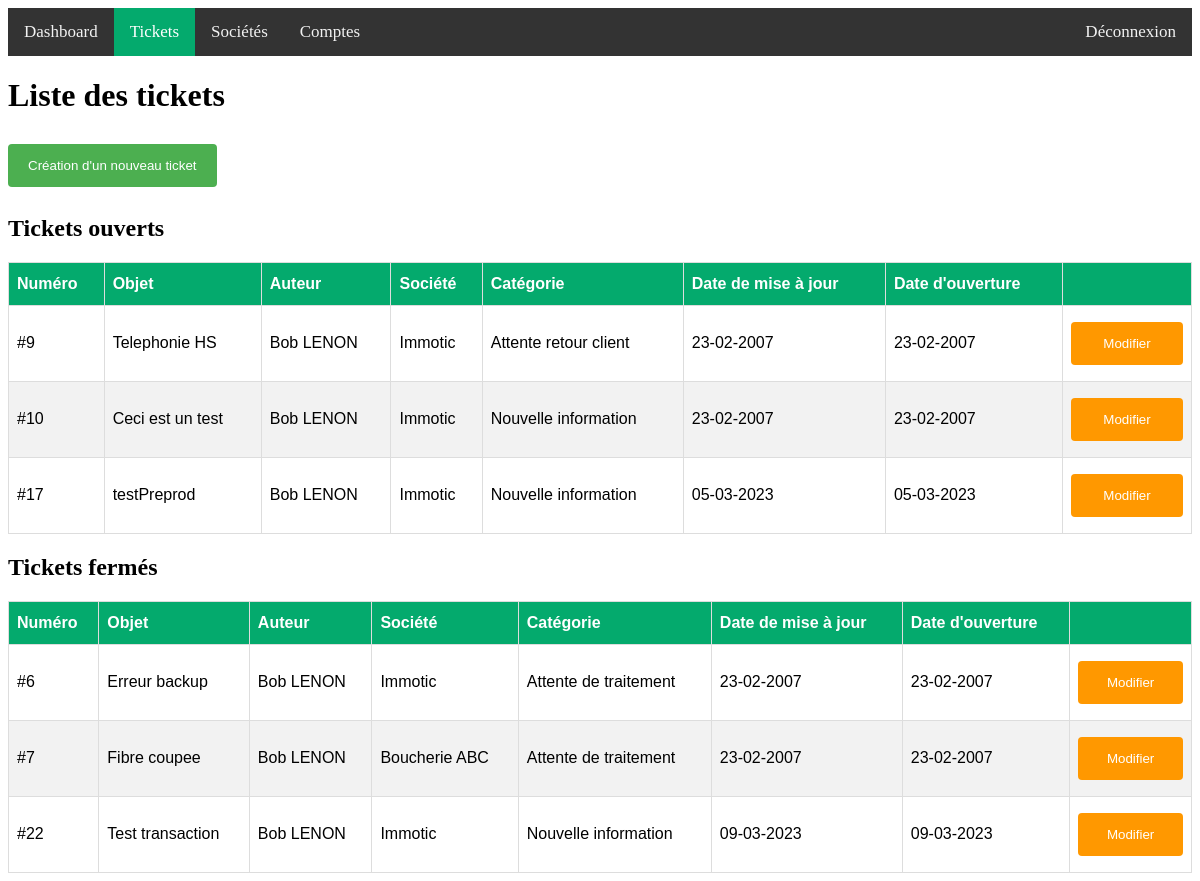
Screenshot of /tickets (signed in) with the database file from the repository.
### tables this page shows
CREATE TABLE IF NOT EXISTS `tickets` (
  `ticket_id` int(10) NOT NULL AUTO_INCREMENT,
  `ticket_isActive` int(10) NOT NULL DEFAULT '1',
  `ticket_title` varchar(100) NOT NULL,
  `ticket_content` longtext NOT NULL,
  `ticket_author` int(10) NOT NULL,
  `ticket_tenant` int(10) DEFAULT NULL,
  `ticket_category` int(10) NOT NULL DEFAULT '1',
  `ticket_openDate` datetime NOT NULL DEFAULT CURRENT_TIMESTAMP,
  `ticket_updateDate` datetime NOT NULL DEFAULT CURRENT_TIMESTAMP,
  PRIMARY KEY (`ticket_id`),
  KEY `ticket_tenant` (`ticket_tenant`),
  KEY `ticket_author` (`ticket_author`,`ticket_tenant`,`ticket_category`)
);

CREATE TABLE IF NOT EXISTS `users` (
  `user_id` int(10) NOT NULL AUTO_INCREMENT,
  `user_firstname` varchar(100) NOT NULL,
  `user_lastname` varchar(100) NOT NULL,
  `user_email` varchar(100) NOT NULL,
  `user_phone_number` varchar(20) DEFAULT NULL,
  `user_password` varchar(100) NOT NULL,
  `user_isAdmin` int(5) NOT NULL,
  `user_society` int(10) NOT NULL,
  PRIMARY KEY (`user_id`)
);

CREATE TABLE IF NOT EXISTS `tenants` (
  `tenant_id` int(10) NOT NULL AUTO_INCREMENT,
  `tenant_name` varchar(100) NOT NULL,
  PRIMARY KEY (`tenant_id`)
);

CREATE TABLE IF NOT EXISTS `categories` (
  `category_id` int(10) NOT NULL AUTO_INCREMENT,
  `category_name` varchar(100) NOT NULL,
  PRIMARY KEY (`category_id`)
);

### controllers/c_ticketsList.php (called while the page is built, shortened)
<?php
if (DIRECTORY_SEPARATOR === '/') {
    $path = dirname(dirname(__FILE__)) . "/models/m_ticketsList.php";
} else {
    $path = dirname(dirname(__FILE__)) . "\\models\\m_ticketsList.php";
}
$isActiveDashboard = '';
$isActiveTickets = 'class="active"';
$isActiveSocieties = '';
$isActiveAccounts = '';
$openedTicketInfos = getOpenedTicketInfosObject();
$closedTicketInfos = getClosedTicketInfos();
if (DIRECTORY_SEPARATOR === '/') {
    $path = dirname(dirname(__FILE__)) . "/views/v_ticketsList.php";
} else {
    $path = dirname(dirname(__FILE__)) . "\\views\\v_ticketsList.php";
}
require_once($path);

### models/m_ticketsList.php (called while the page is built, shortened)
<?php
function getOpenedTicketInfosObject()
{
    $pdoCo = new PdoConnexion;
    $conn = $pdoCo->connexion();
    try {
        $stmt = $conn->prepare("SELECT ticket_id,
                                    ticket_title,
                                    u.user_firstname AS firstname,
                                    u.user_lastname AS lastname,
                                    tn.tenant_name AS tenant,
                                    c.category_name AS category,
                                    ticket_openDate, ticket_updateDate
                                FROM tickets AS t
                                INNER JOIN users AS u ON u.user_id = t.ticket_author
                                INNER JOIN tenants as tn ON tn.tenant_id = t.ticket_tenant
                                INNER JOIN categories AS c ON c.category_id = t.ticket_category
                                WHERE t.ticket_isActive = 1;");
        $stmt->execute();
        $data = $stmt->fetchAll(PDO::FETCH_OBJ);
        return $data;
    } catch (PDOException $e) {
        $errorToDisplay = "Error " . $e->getMessage();
        return false;
    };
}
function getClosedTicketInfos()
{
    $conn = pdoConnexion();
    try {
        $stmt = $conn->prepare("SELECT ticket_id, ticket_title, u.user_firstname AS firstname, u.user_lastname AS lastname, tn.tenant_name AS tenant, c.category_name AS category, ticket_openDate, ticket_updateDate FROM tickets AS t INNER JOIN users AS u ON u.user_id = t.ticket_author INNER JOIN tenants as tn ON tn.tenant_id = t.ticket_tenant INNER JOIN categories AS c ON c.category_id = t.ticket_category WHERE t.ticket_isActive = 0;");
        $stmt->execute();
        $data = $stmt->fetchAll(PDO::FETCH_OBJ);
        return $data;
    } catch (PDOException $e) {
        $conn->rollback();
        $errorToDisplay = "Error " . $e->getMessage();
        return false;
    };
}

### views/v_ticketsList.php (the view)
<?php
if (DIRECTORY_SEPARATOR === '/') {
    $path = dirname(dirname(__FILE__)) . "/views/v_header.php";
} else {
    $path = dirname(dirname(__FILE__)) . "\\views\\v_header.php";
}
require_once($path);
if (DIRECTORY_SEPARATOR === '/') {
    $path = dirname(dirname(__FILE__)) . "/views/v_nav.php";
} else {
    $path = dirname(dirname(__FILE__)) . "\\views\\v_nav.php";
}
require_once($path);
?>
<h1>Liste des tickets</h1>
<a href="ticket_creation"><button class="btnGeneral2 successButton">Création d'un nouveau ticket</button></a>
<h2>Tickets ouverts</h2>
<div class="responsiveTable">
    <table class="table">
        <thead>
            <tr>
                <th>Numéro</th>
                <th>Objet</th>
                <th>Auteur</th>
                <th>Société</th>
                <th>Catégorie</th>
                <th>Date de mise à jour</th>
                <th>Date d'ouverture</th>
                <th></th>
            </tr>
        </thead>
        <tbody>
            <?php
            foreach ($openedTicketInfos as $ticketInfo) {
                echo "<tr>";
                echo "<td>" . "#" . $ticketInfo->ticket_id . "</td>";
                echo "<td>" . $ticketInfo->ticket_title . "</td>";
                echo "<td>" . $ticketInfo->firstname . " " . $ticketInfo->lastname . "</td>";
                echo "<td>" . $ticketInfo->tenant . "</td>";
                echo "<td>" . $ticketInfo->category . "</td>";
                echo "<td>" . date('d-m-Y', strtotime($ticketInfo->ticket_updateDate)) . "</td>";
                echo "<td>" . date('d-m-Y', strtotime($ticketInfo->ticket_openDate)) . "</td>";
                echo '<td>';
                echo '<a href="tickets/' . $ticketInfo->ticket_id . '"><button type="button" class="btnGeneral warningButton">Modifier</button></a>';
                echo '</td>';
                echo "</tr>";
            }
            ?>
        </tbody>
    </table>
</div>
<h2>Tickets fermés</h2>
<div class="responsiveTable">
    <table class="table">
        <thead>
            <tr>
                <th>Numéro</th>
                <th>Objet</th>
                <th>Auteur</th>
                <th>Société</th>
                <th>Catégorie</th>
                <th>Date de mise à jour</th>
                <th>Date d'ouverture</th>
                <th></th>
            </tr>
        </thead>
        <tbody>
            <?php
            foreach ($closedTicketInfos as $ticketInfo) {
                echo "<tr>";
                echo "<td>" . "#" . $ticketInfo->ticket_id . "</td>";
                echo "<td>" . $ticketInfo->ticket_title . "</td>";
                echo "<td>" . $ticketInfo->firstname . " " . $ticketInfo->lastname . "</td>";
                echo "<td>" . $ticketInfo->tenant . "</td>";
                echo "<td>" . $ticketInfo->category . "</td>";
                echo "<td>" . date('d-m-Y', strtotime($ticketInfo->ticket_updateDate)) . "</td>";
                echo "<td>" . date('d-m-Y', strtotime($ticketInfo->ticket_openDate)) . "</td>";
                echo '<td>';
                echo '<a href="tickets/' . $ticketInfo->ticket_id . '"><button type="button" class="btnGeneral warningButton">Modifier</button></a>';
                echo '</td>';
                echo "</tr>";
            }
            ?>
        </tbody>
    </table>
</div>
<?php
if (DIRECTORY_SEPARATOR === '/') {
    $path = dirname(dirname(__FILE__)) . "/views/v_footer.php";
} else {
    $path = dirname(dirname(__FILE__)) . "\\views\\v_footer.php";
}
require_once($path);
?>

### index.php (shortened to what this page needs)
<?php
$explodedUrl = explode('/', $_SERVER['REQUEST_URI']);
if ($explodedUrl[1] == '' || $explodedUrl[1] == 'login') {
    if (DIRECTORY_SEPARATOR === '/') {
        $path = dirname(__FILE__) . "/controllers/c_login.php";
    } else {
        $path = dirname(__FILE__) . "\\controllers\\c_login.php";
    }
    require_once($path);
} else if ($explodedUrl[1] == 'tickets') {
    if (!isset($explodedUrl[2])) {
        if (DIRECTORY_SEPARATOR === '/') {
            $path = dirname(__FILE__) . "/controllers/c_ticketsList.php";
        } else {
            $path = dirname(__FILE__) . "\\controllers\\c_ticketsList.php";
        }
        require_once($path);
    } else if (isset($explodedUrl[2])) {
        $idTicket = htmlentities($explodedUrl[2]);
        if (DIRECTORY_SEPARATOR === '/') {
            $path = dirname(__FILE__) . "/controllers/c_ticketDetails.php";
        } else {
            $path = dirname(__FILE__) . "\\controllers\\c_ticketDetails.php";
        }
        require_once($path);
    }
} else if ($explodedUrl[1] == 'ticket_creation') {
    if (DIRECTORY_SEPARATOR === '/') {
        $path = dirname(__FILE__) . "/controllers/c_ticketCreation.php";
    } else {
        $path = dirname(__FILE__) . "\\controllers\\c_ticketCreation.php";
    }
    require_once($path);
} else if ($explodedUrl[1] == 'tenants') {
    if (DIRECTORY_SEPARATOR === '/') {
        $path = dirname(__FILE__) . "/controllers/c_tenantsList.php";
    } else {
        $path = dirname(__FILE__) . "\\controllers\\c_tenantsList.php";
    }
    require_once($path);
} else if ($explodedUrl[1] == 'accounts') {
    if (DIRECTORY_SEPARATOR === '/') {
        $path = dirname(__FILE__) . "/controllers/c_accountsList.php";
    } else {
        $path = dirname(__FILE__) . "\\controllers\\c_accountsList.php";
    }
    require_once($path);
} else if ($explodedUrl[1] == 'account_creation') {
    if (DIRECTORY_SEPARATOR === '/') {
        $path = dirname(__FILE__) . "/controllers/c_accountCreation.php";
    } else {
        $path = dirname(__FILE__) . "\\controllers\\c_accountCreation.php";
    }
    require_once($path);
} else if ($explodedUrl[1] == 'account_modification') {
    if (DIRECTORY_SEPARATOR === '/') {
        $path = dirname(__FILE__) . "/controllers/c_accountModification.php";
    } else {
        $path = dirname(__FILE__) . "\\controllers\\c_accountModification.php";
    }
    require_once($path);
} else if ($explodedUrl[1] == 'logout') {
    if (DIRECTORY_SEPARATOR === '/') {
        $path = dirname(__FILE__) . "/controllers/c_logout.php";
    } else {
        $path = dirname(__FILE__) . "\\controllers\\c_logout.php";
    }
    require_once($path);
} else if ($explodedUrl[1] == 'error'){
    echo "404 error page";
}else {
    echo "404 error page";
}

### views/v_header.php (shortened to what this page needs)
<!DOCTYPE html>
<html lang="fr">
<head>
    <link rel="stylesheet" href="/public/css/generalStyle.css">
</head>
<body>

### views/v_nav.php
<div class="topnav">
  <a id="dashboardLink" <?= $isActiveDashboard ?> href="dashboard">Dashboard</a>
  <a id="ticketsLink" <?= $isActiveTickets ?> href="tickets">Tickets</a>
  <a id="societiesLink" <?= $isActiveSocieties ?> href="tenants">Sociétés</a>
  <a id="accountsLink" <?= $isActiveAccounts ?> href="accounts">Comptes</a>
  <a id="logoutLink" href="logout">Déconnexion</a>
</div>

### views/v_footer.php
</body>
</html>

### public/css/generalStyle.css (style rules this page uses)
.topnav { background-color: #333; overflow: hidden; }
.topnav a { float: left; color: #f2f2f2; text-align: center; padding: 14px 16px; text-decoration: none; font-size: 17px; }
#logoutLink { float: right; color: #f2f2f2; text-align: center; padding: 14px 16px; text-decoration: none; font-size: 17px; }
.topnav a.active { background-color: #04AA6D; color: white; }
.btnGeneral { width: 100%; color: white; padding: 14px 20px; margin: 8px 0; border: none; border-radius: 4px; cursor: pointer; }
.btnGeneral2 { color: white; padding: 14px 20px; margin: 8px 0; border: none; border-radius: 4px; cursor: pointer; }
.successButton { background-color: #4CAF50; }
.warningButton { background-color: #ff9800; }
.table { font-family: Arial, Helvetica, sans-serif; border-collapse: collapse; width: 100%; }
.table td, .table th { border: 1px solid #ddd; padding: 8px; }
.table tr:nth-child(even) { background-color: #f2f2f2; }
.table th { padding-top: 12px; padding-bottom: 12px; text-align: left; background-color: #04AA6D; color: white; }
.responsiveTable { overflow-x:auto; }

### rows the page displays
tickets: ticket_id "9", ticket_title "Telephonie HS", users.user_firstname "Bob", users.user_lastname "LENON", ticket_tenant.tenant_name "Immotic", categories.category_name "Attente retour client", ticket_updateDate "23-02-2007", ticket_openDate "23-02-2007"
tickets: ticket_id "10", ticket_title "Ceci est un test", users.user_firstname "Bob", users.user_lastname "LENON", ticket_tenant.tenant_name "Immotic", categories.category_name "Nouvelle information", ticket_updateDate "23-02-2007", ticket_openDate "23-02-2007"
tickets: ticket_id "17", ticket_title "testPreprod", users.user_firstname "Bob", users.user_lastname "LENON", ticket_tenant.tenant_name "Immotic", categories.category_name "Nouvelle information", ticket_updateDate "05-03-2023", ticket_openDate "05-03-2023"
tickets: ticket_id "6", ticket_title "Erreur backup", users.user_firstname "Bob", users.user_lastname "LENON", ticket_tenant.tenant_name "Immotic", categories.category_name "Attente de traitement", ticket_updateDate "23-02-2007", ticket_openDate "23-02-2007"
tickets: ticket_id "7", ticket_title "Fibre coupee", users.user_firstname "Bob", users.user_lastname "LENON", ticket_tenant.tenant_name "Boucherie ABC", categories.category_name "Attente de traitement", ticket_updateDate "23-02-2007", ticket_openDate "23-02-2007"
tickets: ticket_id "22", ticket_title "Test transaction", users.user_firstname "Bob", users.user_lastname "LENON", ticket_tenant.tenant_name "Immotic", categories.category_name "Nouvelle information", ticket_updateDate "09-03-2023", ticket_openDate "09-03-2023"
